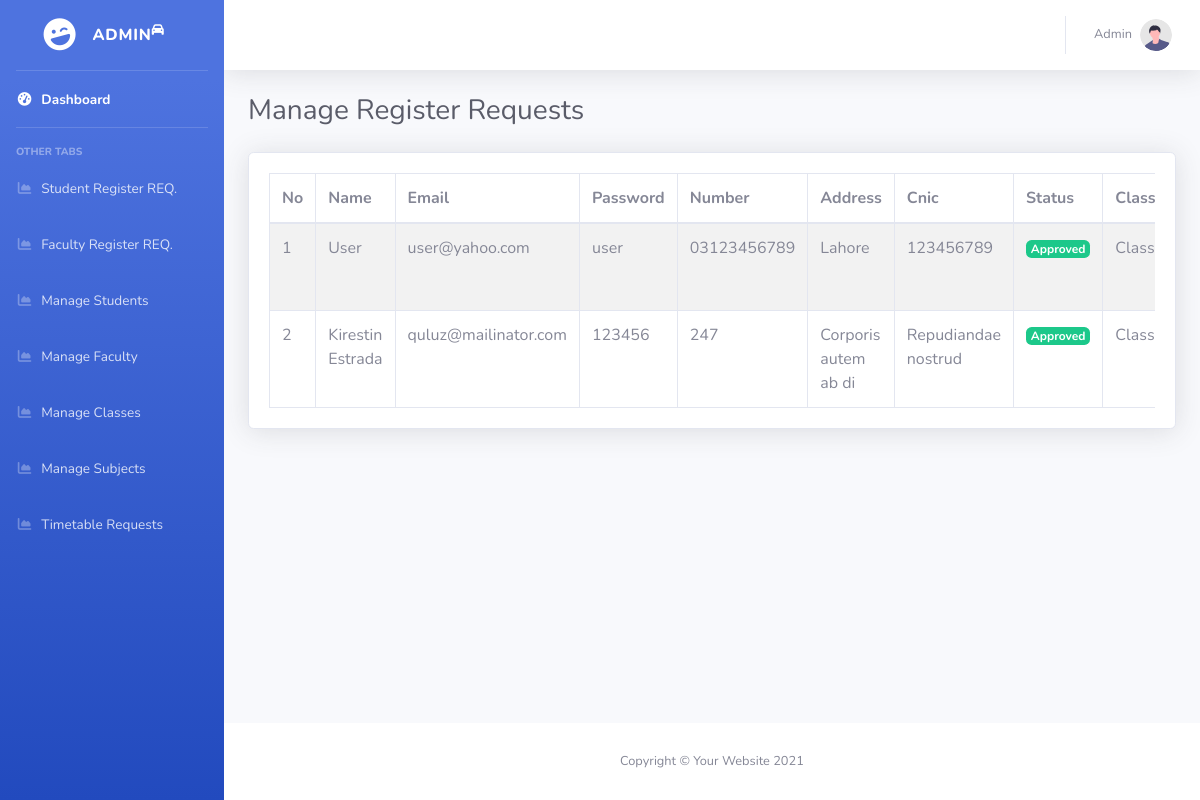
Screenshot of /admin_members.php (signed in) with the database file from the repository.
### tables this page shows
CREATE TABLE `users` (
  `id` int(11) NOT NULL,
  `name` varchar(255) NOT NULL,
  `email` varchar(255) NOT NULL,
  `cnic` varchar(255) NOT NULL,
  `password` varchar(255) NOT NULL,
  `role` varchar(255) NOT NULL,
  `status` varchar(255) NOT NULL DEFAULT '0',
  `number` varchar(255) NOT NULL,
  `address` varchar(255) NOT NULL,
  `class` varchar(255) NOT NULL DEFAULT '0'
);

CREATE TABLE `class` (
  `id` int(11) NOT NULL,
  `class` varchar(255) NOT NULL,
  `class_name` varchar(255) NOT NULL
);

### db.php (called while the page is built, shortened)
<?php
if(isset($_SESSION['id']) AND isset($_SESSION['role'])){
    $user_id = $_SESSION['id'];
}
?>

### validation.php (called while the page is built, shortened)
<?php
$profile = mysqli_query($db, "SELECT * FROM users WHERE id = '$user_id' ");
$data = mysqli_fetch_assoc($profile);
if(mysqli_num_rows($profile) == 0){
    header("out.php");
}else{
    $user_name     = $data['name'];
}
?>

### admin_members.php (the view, shortened to what this page needs)
<?php include_once("header.php"); ?>
<?php include_once("validation.php"); ?>
<body id="page-top">
<div id="wrapper">
<?php include_once("nav_admin.php"); ?>
<div id="content-wrapper" class="d-flex flex-column">
<div id="content">
<?php include_once("top_bar.php"); ?>
<div class="container-fluid">
<div class="d-sm-flex align-items-center justify-content-between mb-4">
<h1 class="h3 mb-0 text-gray-800">Manage Register Requests</h1>
</div>
<div class="row">
<div class="col-md-12">
<div class="card shadow mb-4">
<div class="card-body">
<div class="table-responsive">
<table class="mb-0 table table-bordered table-striped">
<thead>
    <tr>
        <th>No</th>
        <th>Name</th>
        <th>Email</th>
        <th>Password</th>
        <th>Number</th>
        <th>Address</th>
        <th>Cnic</th>
        <th>Status</th>
        <th>Class</th>
    </tr>
</thead>
<tbody>
    <?php
    $get_data = mysqli_query($db, "SELECT * FROM users WHERE role = 'user' AND status = 1 ");
    if(mysqli_num_rows($get_data)){
        $count = 0;
        while($row = mysqli_fetch_assoc($get_data)){
            $name     = $row['name'];
            $email    = $row['email'];
            $password = $row['password'];
            $number     = $row['number'];
            $address     = $row['address'];
            $cnic     = $row['cnic'];
            $status     = $row['status'];
            $class     = $row['class'];
            $get_class = mysqli_query($db, "SELECT * FROM class WHERE id = '$class' ");
            if(mysqli_num_rows($get_class)){
                $asd = mysqli_fetch_assoc($get_class);
                $class_name = $asd['class'];
            }else{
                $class_name = $class;
            }
            $count++;
            ?>
            <tr>
                <td><?php echo $count; ?></td>
                <td><?php echo $name; ?></td>
                <td><?php echo $email; ?></td>
                <td><?php echo $password; ?></td>
                <td><?php echo $number; ?></td>
                <td><?php echo $address; ?></td>
                <td><?php echo $cnic; ?></td>
                <td><?php if($status == 0){ echo "<span class='badge badge-warning'>Pending</span>"; }else{ echo "<span class='badge badge-success'>Approved</span>"; } ?></td>
                <td><?php echo $class_name; ?></td>
            </tr>
            <?php
        }
    }else{
        ?>
<tr>
    <td colspan=45>No Record Found.</td>
</tr>
        <?php
    }
    ?>
</tbody>
</table>
</div>
</div>
</div>
</div>
</div>
</div>
</div>
<?php include_once("footer_backend.php"); ?>

### header.php (shortened to what this page needs)
<!DOCTYPE html>
<html lang="en">
<?php include_once("db.php"); ?>
<head>
    <link href="vendor/fontawesome-free/css/all.min.css" rel="stylesheet" type="text/css">
    <link href="css/sb-admin-2.min.css" rel="stylesheet">
</head>

### nav_admin.php
<ul class="navbar-nav bg-gradient-primary sidebar sidebar-dark accordion" id="accordionSidebar">
<a class="sidebar-brand d-flex align-items-center justify-content-center" href="backend.php">
<div class="sidebar-brand-icon rotate-n-15">
<i class="fas fa-laugh-wink"></i>
</div>
<div class="sidebar-brand-text mx-3">Admin<sup><i class="fa fa-car"></i></sup></div>
</a>
<hr class="sidebar-divider my-0">
<li class="nav-item active">
<a class="nav-link" href="backend.php">
<i class="fas fa-fw fa-tachometer-alt"></i>
<span>Dashboard</span></a>
</li>
<hr class="sidebar-divider">
<div class="sidebar-heading">
Other Tabs
</div>
<li class="nav-item">
<a class="nav-link" href="manage_reg_requests.php">
<i class="fas fa-fw fa-chart-area"></i>
<span>Student Register REQ.</span></a>
</li>
<li class="nav-item">
<a class="nav-link" href="manage_reg_requests_fac.php">
<i class="fas fa-fw fa-chart-area"></i>
<span>Faculty Register REQ.</span></a>
</li>
<li class="nav-item">
<a class="nav-link" href="admin_members.php">
<i class="fas fa-fw fa-chart-area"></i>
<span>Manage Students</span></a>
</li>
<li class="nav-item">
<a class="nav-link" href="admin_members_fac.php">
<i class="fas fa-fw fa-chart-area"></i>
<span>Manage Faculty</span></a>
</li>
<li class="nav-item">
<a class="nav-link" href="admin_class.php">
<i class="fas fa-fw fa-chart-area"></i>
<span>Manage Classes</span></a>
</li>
<li class="nav-item">
<a class="nav-link" href="admin_subjects.php">
<i class="fas fa-fw fa-chart-area"></i>
<span>Manage Subjects</span></a>
</li>
<li class="nav-item">
<a class="nav-link" href="admin_timetable_requests.php">
<i class="fas fa-fw fa-chart-area"></i>
<span>Timetable Requests</span></a>
</li>
</ul>

### top_bar.php (shortened to what this page needs)
<nav class="navbar navbar-expand navbar-light bg-white topbar mb-4 static-top shadow">
    <ul class="navbar-nav ml-auto">
        <li class="nav-item dropdown no-arrow">
            <a class="nav-link dropdown-toggle" href="#" id="userDropdown" role="button"
                data-toggle="dropdown" aria-haspopup="true" aria-expanded="false">
                <span class="mr-2 d-none d-lg-inline text-gray-600 small"><?php echo $user_name; ?></span>
                <img class="img-profile rounded-circle"
                    src="img/undraw_profile.svg">
            </a>
        </li>
    </ul>
</nav>

### footer_backend.php (shortened to what this page needs)
            <footer class="sticky-footer bg-white">
                <div class="container my-auto">
                    <div class="copyright text-center my-auto">
                        <span>Copyright &copy; Your Website 2021</span>
                    </div>
                </div>
            </footer>
        </div>
    </div>
</body>
</html>

### rows the page displays
users: name "Admin"
users: name "User", email "user@yahoo.com", password "user", number "03123456789", address "Lahore", cnic "123456789", status "Approved", class.class "Class"
users: name "Kirestin Estrada", email "quluz@mailinator.com", password "123456", number "247", address "Corporis autem ab di", cnic "Repudiandae nostrud", status "Approved", class.class "Class"
